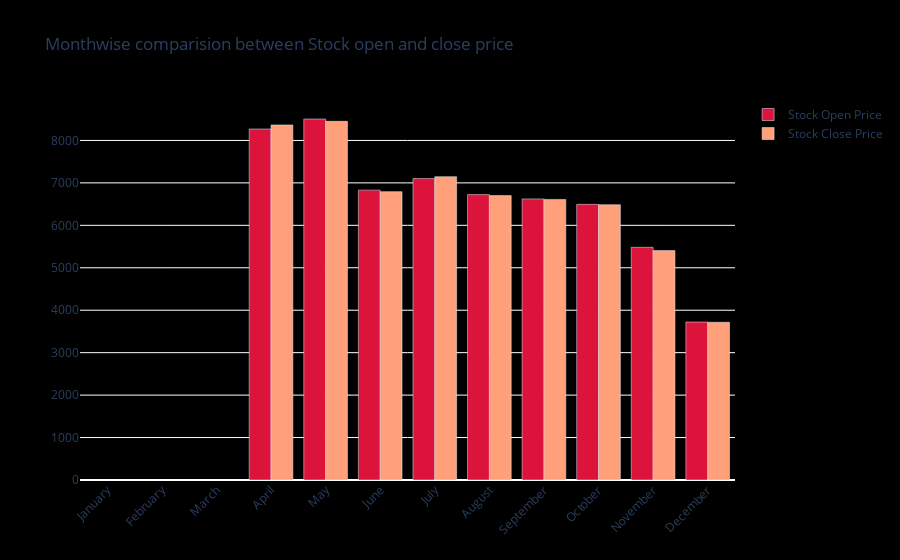

The cell this chart's notebook holds for it:
### Code cell
fig = go.Figure()
fig.update_layout({
    'plot_bgcolor': 'black',
    'paper_bgcolor': 'black'
})
fig.add_trace(go.Bar(
    x=monthvise.index,
    y=monthvise['Open'],
    name='Stock Open Price',
    marker_color='crimson'
))
fig.add_trace(go.Bar(
    x=monthvise.index,
    y=monthvise['Close'],
    name='Stock Close Price',
    marker_color='lightsalmon'
))

fig.update_layout(barmode='group', xaxis_tickangle=-45, 
                  title='Monthwise comparision between Stock open and close price')
fig.show()

### Figure 1 — Plotly figure (JSON) as saved in the notebook; plotly's stock layout.template omitted (floating-point values rounded to 4 significant figures)
{"data": [{"marker": {"color": "crimson"}, "name": "Stock Open Price", "type": "bar", "x": ["January", "February", "March", "April", "May", "June", "July", "August", "September", "October", "November", "December"], "y": [null, null, null, 8270.0, 8505.0, 6829.0, 7101.0, 6724.0, 6623.0, 6494.0, 5482.0, 3722.0]}, {"marker": {"color": "lightsalmon"}, "name": "Stock Close Price", "type": "bar", "x": ["January", "February", "March", "April", "May", "June", "July", "August", "September", "October", "November", "December"], "y": [null, null, null, 8366.0, 8451.0, 6794.0, 7146.0, 6700.0, 6611.0, 6485.0, 5404.0, 3717.0]}], "layout": {"barmode": "group", "paper_bgcolor": "black", "plot_bgcolor": "black", "title": {"text": "Monthwise comparision between Stock open and close price"}, "xaxis": {"tickangle": -45}}}
